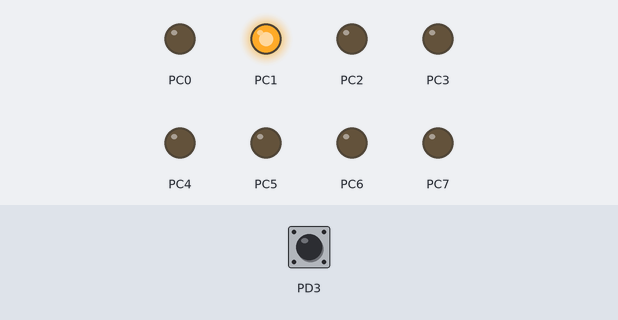
Recording of a program running on a simulated ATmega32, built with avr-gcc and emulated at 8 MHz (the files do not name the chip). Parts: output pins drawn as LEDs (lit = HIGH). Dashed ring = blinking. Inputs (shaded band) come from the test bench; at power-on: PD3 HIGH.

Above: at 1.2 s.
1.3 s: PD3 pulled LOW for 0.15 s
At 1.7 s:
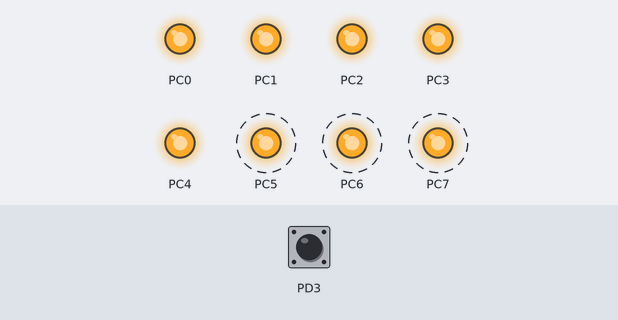
At 11.4 s:
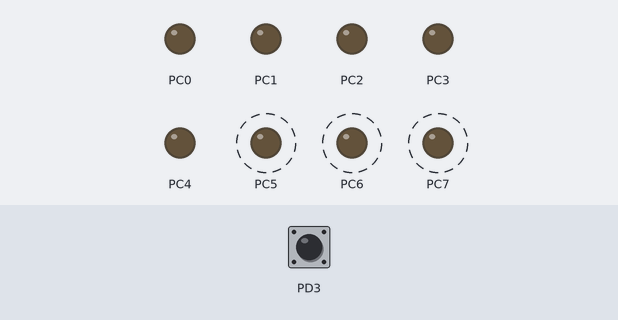
Timing chart, 0 to 17.0 s (numbered marks = the images above; inputs shaded):
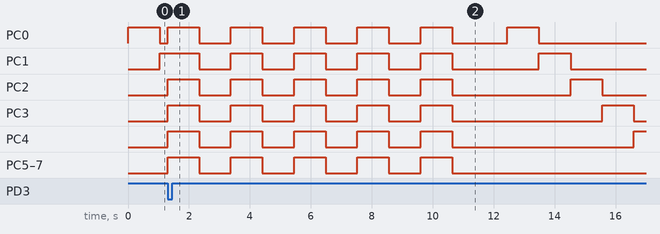

The program:

main.c
```c
#define F_CPU 8000000U
#include <avr/io.h>
#include <util/delay.h>
#include <avr/interrupt.h>
void int0_init(void)
{
	DDRD &=~(1<<2);
	PORTD |=(1<<2);
	MCUCSR |=(1<<ISC01);
	MCUCSR &=~(1<<ISC00);
	GICR|=(1<<INT0);
	SREG |=(1<<7);

}
void int1_init(void)
{
	DDRD &=~(1<<3);
	PORTD |=(1<<3);
	MCUCSR |=(1<<ISC11);
	MCUCSR &=~(1<<ISC10);
	GICR|=(1<<INT1);
	SREG |=(1<<7);
}

ISR(INT1_vect)
{
	unsigned char counter = 0;
	for(counter = 0; counter<5; counter++)
	{
		PORTC=0xFF;
		_delay_ms(1000);
		PORTC=0x00;
		_delay_ms(1000);
	}

}


int main(void)
{
	int1_init();
	DDRC |=0xFF;
	PORTC = 0x00;
	while(1)
	{
		if(PORTC == 0)
		{
			PORTC = 1;
			_delay_ms(1000);
		}

		PORTC*=2;

		_delay_ms(1000);
	}
	return 0;
}
```

Measured:
- after the input at 1.3 s, PC5, PC6: alternates HIGH for 1.0 s and LOW for 1.0 s, 10 changes in all, then stays LOW, starting at once
- by itself, PC7: alternates HIGH for 1.0 s and LOW for 1.0 s, 10 changes in all, then stays LOW
